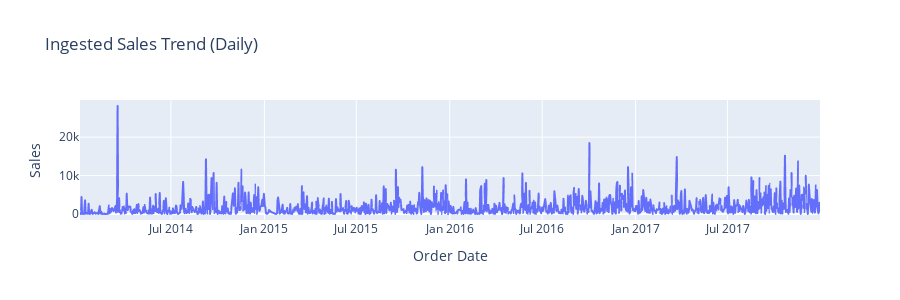

Notebook cell for this chart:
### Markdown cell above
## 5: Visualizing Ingestion

### Code cell
# 4. Stage 1: Ingestion Preview
print("\n--- 📥 Stage 1: Data Ingestion ---")
snap_path = manifest["artifacts"].get("snapshot")

if snap_path and os.path.exists(snap_path):
    df_clean = pd.read_parquet(snap_path)

    # KPIs
    kpis = {
        "Total Rows": len(df_clean),
        "Date Range": f"{df_clean['Order Date'].min().date()} to {df_clean['Order Date'].max().date()}",
        "Total Sales": f"${df_clean['Sales'].sum():,.0f}",
    }

    # Display KPIs
    cols = (
        st.columns(3) if "st" in locals() else [None] * 3
    )  # Placeholder if we port to streamlit later
    print(json.dumps(kpis, indent=2))

    # Plot Sales Trend
    daily = df_clean.groupby("Order Date")["Sales"].sum().reset_index()
    fig = px.line(
        daily, x="Order Date", y="Sales", title="Ingested Sales Trend (Daily)"
    )
    fig.update_layout(height=300)
    fig.show()
else:
    print("❌ Snapshot artifact missing.")

### Figure 1 — Plotly figure (JSON) as saved in the notebook; plotly's stock layout.template omitted (floating-point values rounded to 4 significant figures; data arrays with more than 128 entries replaced by an {"elided": "..."} marker saying what was removed)
{"data": [{"hovertemplate": "Order Date=%{x}<br>Sales=%{y}<extra></extra>", "legendgroup": "", "line": {"color": "#636efa", "dash": "solid"}, "marker": {"symbol": "circle"}, "mode": "lines", "name": "", "showlegend": false, "type": "scattergl", "x": {"elided": "1237 str values"}, "xaxis": "x", "y": {"elided": "1237 float values"}, "yaxis": "y"}], "layout": {"height": 300, "legend": {"tracegroupgap": 0}, "title": {"text": "Ingested Sales Trend (Daily)"}, "xaxis": {"anchor": "y", "domain": [0, 1], "title": {"text": "Order Date"}}, "yaxis": {"anchor": "x", "domain": [0, 1], "title": {"text": "Sales"}}}}
